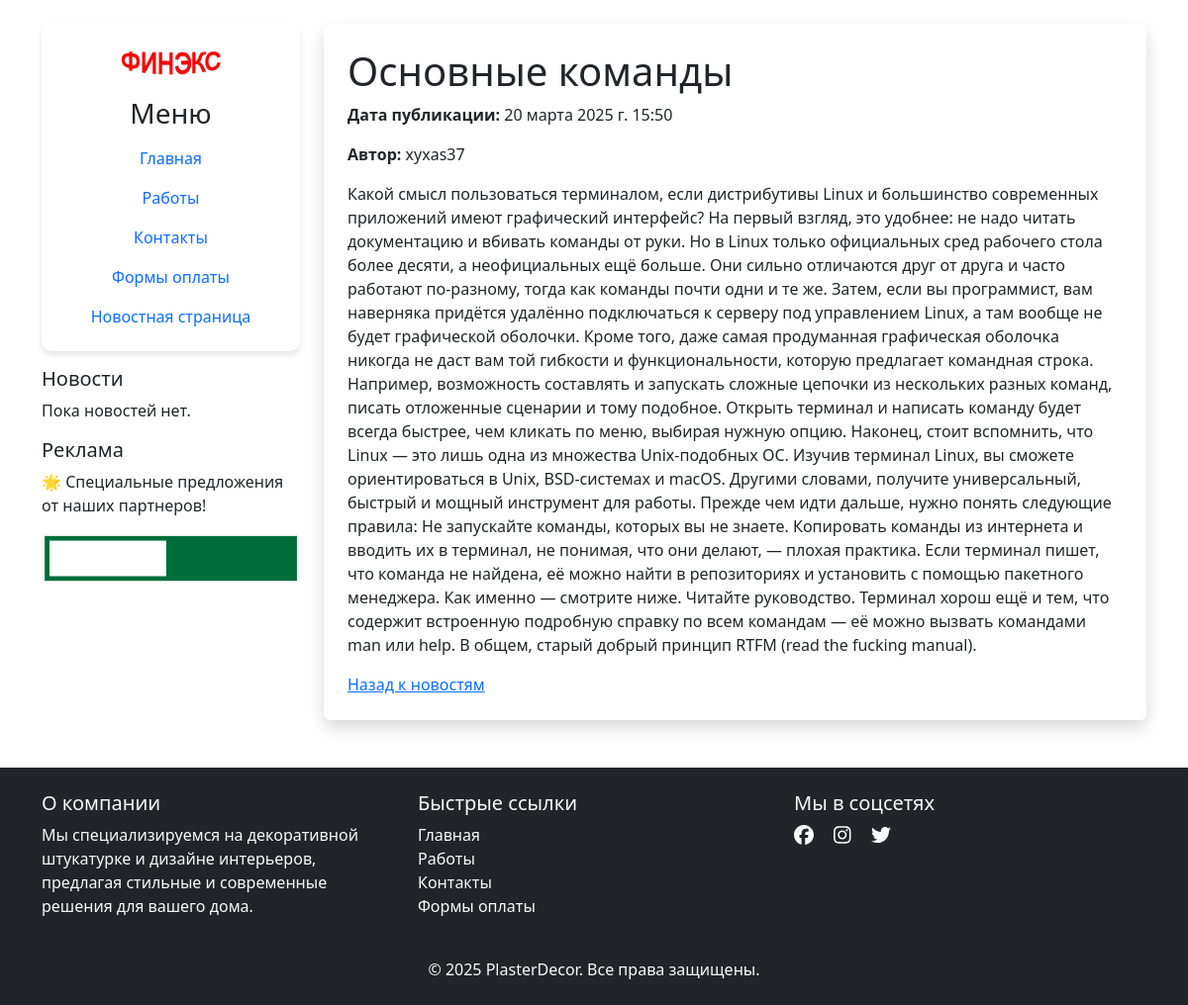
The app's page /news/news/2/ with its own data.
### news/models.py (models this page shows, shortened)
class News_post(models.Model):
    title = models.CharField('Название новости', max_length=50)
    short_description = models.CharField('Краткое описание новости', max_length=200)
    text = models.TextField('Новость')
    pub_date = models.DateTimeField('Дата публикации', auto_now_add=True)
    author = models.ForeignKey(User, on_delete=models.CASCADE, verbose_name='Автор', default=1)  # 👈 Добавили default
    class Meta:
        verbose_name = 'Новость'
        verbose_name_plural = 'Новости'

### news/views.py (the view)
# urls.py: path('news/<int:news_id>/', views.news_detail, name='news_detail'),
def news_detail(request, news_id):
    news = get_object_or_404(News_post, pk=news_id)
    return render(request, 'news/news_detail.html', {'news': news})

### news/templates/news/news_detail.html (shortened to what this page needs)
{% extends 'news/layoute.html' %}
{% block content %}
    <div>
        <h1>{{ news.title }}</h1>
        <p><strong>Дата публикации:</strong> {{ news.pub_date }}</p>
        <p><strong>Автор:</strong> {{ news.author }}</p>
        <p>{{ news.text }}</p>
        <a href="{% url 'news_home' %}">Назад к новостям</a>
    </div>
{% endblock %}

### records on screen
News_post: title "Основные команды", pub_date "20 марта 2025 г. 15:50", author "xyxas37", text "Какой смысл пользоваться терминалом, если дистрибутивы Linux и большинство современных приложений имеют графический интерфейс? На первый взгляд, это удобнее: не надо читать документацию и вбивать команды от руки. Но в Linux только официальных сред рабочего стола более десяти, а неофициальных ещё больше. Они сильно отличаются друг от друга и часто работают по-разному, тогда как команды почти одни и те же. Затем, если вы программист, вам наверняка придётся удалённо подключаться к серверу под управлением Linux, а там вообще не будет графической оболочки. Кроме того, даже самая продуманная графическая оболочка никогда не даст вам той гибкости и функциональности, которую предлагает командная…"
